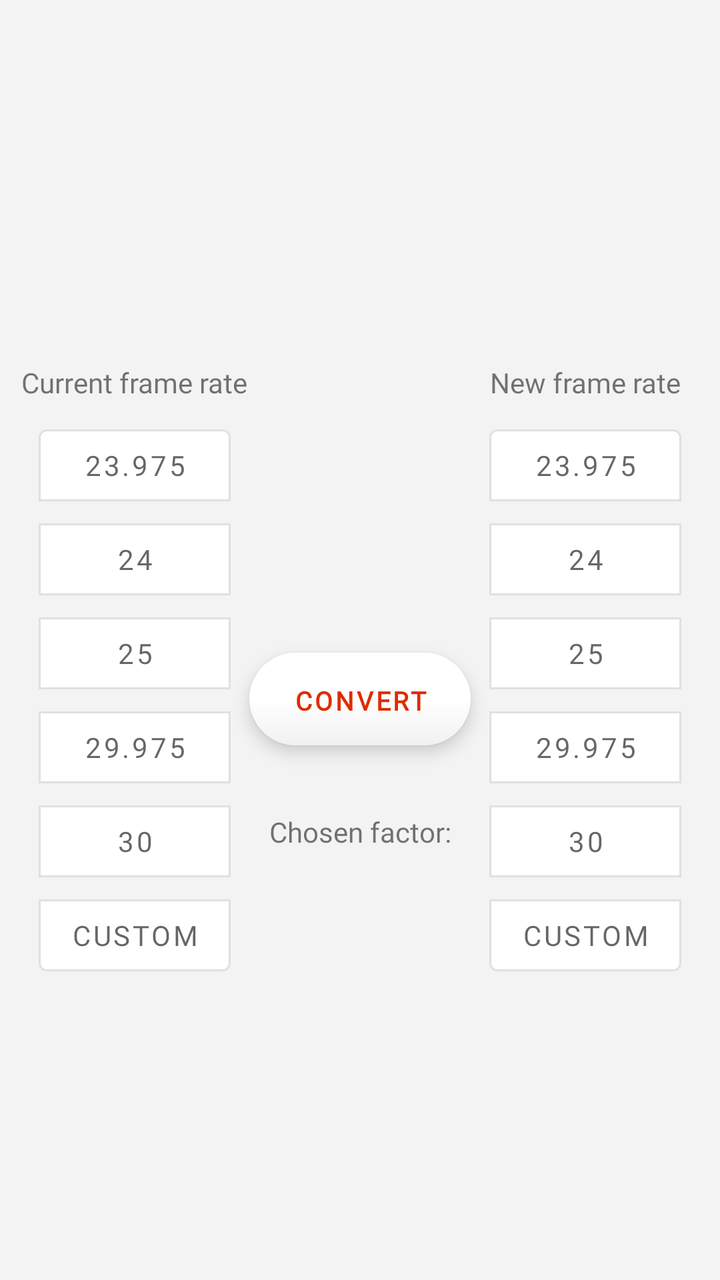
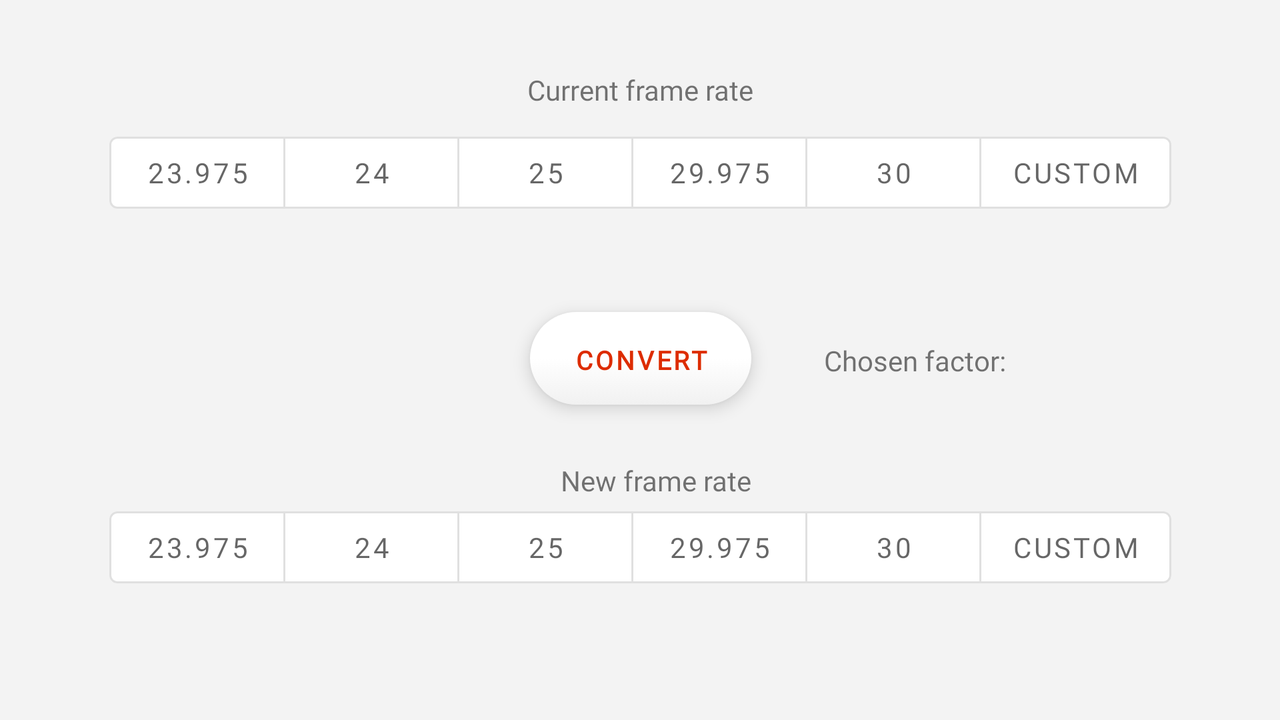

Two renders of one Android screen. The first uses the default layout on a phone; the second uses the alternative layout the repository ships for a different screen configuration, on a matching device. The two XML files are below.
<!-- AndroidManifest.xml: application theme Theme.AndroidSubtitleEditor -->
<!-- res/layout/fragment_sync_by_frame_rate.xml -->
<?xml version="1.0" encoding="utf-8"?>
<androidx.constraintlayout.widget.ConstraintLayout xmlns:android="http://schemas.android.com/apk/res/android"
    xmlns:app="http://schemas.android.com/apk/res-auto"
    xmlns:tools="http://schemas.android.com/tools"
    android:layout_width="match_parent"
    android:layout_height="match_parent"
    android:background="?android:attr/colorBackground">

    <EditText
        android:id="@+id/custom_after1"
        android:layout_width="wrap_content"
        android:layout_height="wrap_content"
        android:layout_marginTop="8dp"
        android:hint="@string/_00"
        android:inputType="numberDecimal"
        android:maxLength="6"
        android:text=""
        android:visibility="invisible"
        app:layout_constraintEnd_toEndOf="@+id/after_choice"
        app:layout_constraintStart_toStartOf="@+id/after_choice"
        app:layout_constraintTop_toBottomOf="@+id/after_choice"
        android:importantForAutofill="no" />

    <TextView
        android:id="@+id/convert"
        android:layout_width="wrap_content"
        android:layout_height="wrap_content"
        style="?android:attr/buttonStyle"
        android:text="@string/convert"
        app:layout_constraintBottom_toBottomOf="@+id/before_choice"
        app:layout_constraintEnd_toStartOf="@+id/after_choice"
        app:layout_constraintHorizontal_bias="0.5"
        app:layout_constraintStart_toEndOf="@+id/before_choice"
        app:layout_constraintTop_toTopOf="@+id/before_choice" />

    <com.google.android.material.button.MaterialButtonToggleGroup
        android:id="@+id/before_choice"
        android:layout_width="wrap_content"
        android:layout_height="wrap_content"
        android:layout_marginTop="60dp"
        android:orientation="vertical"
        app:layout_constraintBottom_toBottomOf="parent"
        app:layout_constraintEnd_toStartOf="@+id/textView29"
        app:layout_constraintHorizontal_bias="0.5"
        app:layout_constraintStart_toStartOf="parent"
        app:layout_constraintTop_toTopOf="parent"
        app:singleSelection="true">

        <Button
            android:id="@+id/before23.975"
            style="@style/Widget.MaterialComponents.Button.OutlinedButton"
            android:layout_width="match_parent"
            android:layout_height="wrap_content"
            android:text="@string/_23_975"
            android:contentDescription="@string/current_frame_rate_is_23"
            app:backgroundTint="?attr/colorSecondary"
            tools:layout_editor_absoluteX="118dp"
            tools:layout_editor_absoluteY="97dp" />

        <Button
            android:id="@+id/before24"
            style="@style/Widget.MaterialComponents.Button.OutlinedButton"
            android:layout_width="match_parent"
            android:layout_height="wrap_content"
            android:text="@string/_24"
            android:contentDescription="@string/current_frame_rate_is_24"
            app:backgroundTint="?attr/colorSecondary"
            app:layout_constraintEnd_toEndOf="@+id/before23.975"
            app:layout_constraintStart_toStartOf="@+id/before23.975"
            app:layout_constraintTop_toBottomOf="@+id/before23.975" />

        <Button
            android:id="@+id/before25"
            style="@style/Widget.MaterialComponents.Button.OutlinedButton"
            android:layout_width="match_parent"
            android:layout_height="wrap_content"
            android:text="@string/_25"
            android:contentDescription="@string/current_frame_rate_is_25"
            app:backgroundTint="?attr/colorSecondary"
            app:layout_constraintEnd_toEndOf="@+id/before24"
            app:layout_constraintHorizontal_bias="1.0"
            app:layout_constraintStart_toStartOf="@+id/before24"
            app:layout_constraintTop_toBottomOf="@+id/before24" />

        <Button
            android:id="@+id/before29.975"
            style="@style/Widget.MaterialComponents.Button.OutlinedButton"
            android:layout_width="match_parent"
            android:layout_height="wrap_content"
            android:text="@string/_29_975"
            android:contentDescription="@string/current_frame_rate_is_29_975"
            app:backgroundTint="?attr/colorSecondary"
            app:layout_constraintEnd_toEndOf="@+id/before25"
            app:layout_constraintHorizontal_bias="0.0"
            app:layout_constraintStart_toStartOf="@+id/before25"
            app:layout_constraintTop_toBottomOf="@+id/before25" />

        <Button
            android:id="@+id/before30"
            style="@style/Widget.MaterialComponents.Button.OutlinedButton"
            android:layout_width="match_parent"
            android:layout_height="wrap_content"
            android:text="@string/_30"
            android:contentDescription="@string/current_frame_rate_is_30"
            app:backgroundTint="?attr/colorSecondary"
            app:layout_constraintEnd_toEndOf="@+id/before29.975"
            app:layout_constraintStart_toStartOf="@+id/before29.975"
            app:layout_constraintTop_toBottomOf="@+id/before29.975" />

        <Button
            android:id="@+id/custom_before"
            style="@style/Widget.MaterialComponents.Button.OutlinedButton"
            android:layout_width="wrap_content"
            android:layout_height="wrap_content"
            android:layout_marginTop="32dp"
            android:contentDescription="@string/activate_custom_before_frame_rate"
            app:backgroundTint="?attr/colorSecondary"
            android:text="@string/custom" />
    </com.google.android.material.button.MaterialButtonToggleGroup>

    <com.google.android.material.button.MaterialButtonToggleGroup
        android:id="@+id/after_choice"
        android:layout_width="wrap_content"
        android:layout_height="wrap_content"
        android:orientation="vertical"
        app:layout_constraintEnd_toEndOf="parent"
        app:layout_constraintHorizontal_bias="0.5"
        app:layout_constraintStart_toEndOf="@+id/textView29"
        app:layout_constraintTop_toTopOf="@+id/before_choice"
        app:singleSelection="true">

        <Button
            android:id="@+id/after23.975"
            style="@style/Widget.MaterialComponents.Button.OutlinedButton"
            android:layout_width="match_parent"
            android:layout_height="wrap_content"
            android:text="@string/_23_975"
            app:backgroundTint="?attr/colorSecondary"
            tools:layout_editor_absoluteX="118dp"
            tools:layout_editor_absoluteY="97dp" />

        <Button
            android:id="@+id/after24"
            style="@style/Widget.MaterialComponents.Button.OutlinedButton"
            android:layout_width="match_parent"
            android:layout_height="wrap_content"
            android:text="@string/_24"
            app:backgroundTint="?attr/colorSecondary"
            app:layout_constraintEnd_toEndOf="@+id/before23.975"
            app:layout_constraintStart_toStartOf="@+id/before23.975"
            app:layout_constraintTop_toBottomOf="@+id/before23.975" />

        <Button
            android:id="@+id/after25"
            style="@style/Widget.MaterialComponents.Button.OutlinedButton"
            android:layout_width="match_parent"
            android:layout_height="wrap_content"
            android:text="@string/_25"
            app:backgroundTint="?attr/colorSecondary"
            app:layout_constraintEnd_toEndOf="@+id/before24"
            app:layout_constraintHorizontal_bias="1.0"
            app:layout_constraintStart_toStartOf="@+id/before24"
            app:layout_constraintTop_toBottomOf="@+id/before24" />

        <Button
            android:id="@+id/after29.975"
            style="@style/Widget.MaterialComponents.Button.OutlinedButton"
            android:layout_width="match_parent"
            android:layout_height="wrap_content"
            android:text="@string/_29_975"
            app:backgroundTint="?attr/colorSecondary"
            app:layout_constraintEnd_toEndOf="@+id/before25"
            app:layout_constraintHorizontal_bias="0.0"
            app:layout_constraintStart_toStartOf="@+id/before25"
            app:layout_constraintTop_toBottomOf="@+id/before25" />

        <Button
            android:id="@+id/after30"
            style="@style/Widget.MaterialComponents.Button.OutlinedButton"
            android:layout_width="match_parent"
            android:layout_height="wrap_content"
            android:text="@string/_30"
            app:backgroundTint="?attr/colorSecondary"
            app:layout_constraintEnd_toEndOf="@+id/before29.975"
            app:layout_constraintStart_toStartOf="@+id/before29.975"
            app:layout_constraintTop_toBottomOf="@+id/before29.975" />

        <Button
            android:id="@+id/custom_after"
            style="@style/Widget.MaterialComponents.Button.OutlinedButton"
            android:layout_width="wrap_content"
            android:layout_height="wrap_content"
            android:layout_marginTop="32dp"
            app:backgroundTint="?attr/colorSecondary"
            android:text="@string/custom" />
    </com.google.android.material.button.MaterialButtonToggleGroup>

    <TextView
        android:id="@+id/textView29"
        android:layout_width="wrap_content"
        android:layout_height="wrap_content"
        android:layout_marginTop="32dp"
        android:text="@string/chosen_factor"
        app:layout_constraintEnd_toEndOf="@+id/convert"
        app:layout_constraintStart_toStartOf="@+id/convert"
        app:layout_constraintTop_toBottomOf="@+id/convert" />

    <TextView
        android:id="@+id/factor"
        android:layout_width="wrap_content"
        android:layout_height="wrap_content"
        android:maxLength="10"

        app:layout_constraintEnd_toEndOf="@+id/textView29"
        app:layout_constraintStart_toStartOf="@+id/textView29"
        app:layout_constraintTop_toBottomOf="@+id/textView29" />

    <TextView
        android:id="@+id/textView31"
        android:layout_width="wrap_content"
        android:layout_height="wrap_content"
        android:layout_marginBottom="8dp"
        android:text="@string/current_frame_rate"
        app:layout_constraintBottom_toTopOf="@+id/before_choice"
        app:layout_constraintEnd_toEndOf="@+id/before_choice"
        app:layout_constraintStart_toStartOf="@+id/before_choice" />

    <TextView
        android:id="@+id/textView32"
        android:layout_width="wrap_content"
        android:layout_height="wrap_content"
        android:layout_marginBottom="8dp"
        android:text="@string/new_frame_rate"
        app:layout_constraintBottom_toTopOf="@+id/after_choice"
        app:layout_constraintEnd_toEndOf="@+id/after_choice"
        app:layout_constraintStart_toStartOf="@+id/after_choice" />

    <EditText
        android:id="@+id/custom_before1"
        android:layout_width="wrap_content"
        android:layout_height="wrap_content"
        android:layout_marginTop="8dp"
        android:hint="@string/_00"
        android:inputType="numberDecimal"
        android:maxLength="6"
        android:text=""
        android:visibility="invisible"
        app:layout_constraintEnd_toEndOf="@+id/before_choice"
        app:layout_constraintStart_toStartOf="@+id/before_choice"
        app:layout_constraintTop_toBottomOf="@+id/before_choice"
        android:importantForAutofill="no" />
</androidx.constraintlayout.widget.ConstraintLayout>
<!-- resources referenced by this layout -->
<resources>
  <string name="_00">00</string>
  <string name="_23_975">23.975</string>
  <string name="_24">24</string>
  <string name="_25">25</string>
  <string name="_29_975">29.975</string>
  <string name="_30">30</string>
  <string name="activate_custom_before_frame_rate">Activate custom before frame rate</string>
  <string name="chosen_factor">Chosen factor:</string>
  <string name="convert">Convert</string>
  <string name="current_frame_rate">Current frame rate</string>
  <string name="current_frame_rate_is_23">Current frame rate is 23</string>
  <string name="current_frame_rate_is_24">Current frame rate is 24</string>
  <string name="current_frame_rate_is_25">Current frame rate is 25</string>
  <string name="current_frame_rate_is_29_975">Current frame rate is 29.975</string>
  <string name="current_frame_rate_is_30">Current frame rate is 30</string>
  <string name="custom">Custom</string>
  <string name="new_frame_rate">New frame rate</string>
  <style name="Theme.AndroidSubtitleEditor" parent="Theme.MaterialComponents.DayNight.NoActionBar">
          
          <item name="colorPrimary">@color/orange_button_text</item>
          <item name="colorPrimaryVariant">@color/black</item>
          <item name="colorOnPrimary">@color/black</item>
          
          <item name="buttonStyle">@style/EditStyle</item>
          <item name="android:buttonStyle">@style/regularButtonStyle</item>
          <item name="colorSecondary">@color/white</item>
          <item name="colorAccent">@color/orange_button_text</item>
          <item name="colorPrimaryDark">@color/black</item>
          <item name="colorSecondaryVariant">@color/white</item>
          <item name="colorOnSecondary">@color/black</item>
          <item name="android:colorBackground">@color/grey_alternative</item>
          <item name="colorOnBackground">@color/grey_alternative</item>
          <item name="fontFamily">@font/proxima_nova_regular</item>
  
  
  
  
  
          
          <item name="android:statusBarColor" tools:targetApi="l">?attr/colorPrimaryVariant</item>
          
      </style>
  <color name="orange_button_text">#DD2C00</color>
  <color name="black">#FF000000</color>
  <style name="EditStyle" parent="TextAppearance.AppCompat">
          <item name="android:textColor">@color/black</item>
          <item name="android:background">@drawable/shadow_regular</item>
          <item name="android:backgroundTint">@color/white</item>
          <item name="android:textSize">18sp</item>
          <item name="android:fontFamily">@font/proxima_nova_regular</item>
      </style>
  <style name="regularButtonStyle" parent="@android:style/Widget.Button.Small">
          <item name="android:textColor">?android:attr/colorPrimary</item>
          <item name="android:textSize">13sp</item>
          <item name="textAllCaps">true</item>
          <item name="android:textStyle">bold</item>
          <item name="android:elevation">5dp</item>
          <item name="android:minHeight">48dp</item>
          <item name="android:layout_height">5dp</item>
          <item name="android:letterSpacing">0.1</item>
          <item name="android:background">@drawable/shadow_regular</item>
          <item name="android:fontFamily">@font/proxima_nova_regular</item>
      </style>
  <color name="white">#FFFFFFFF</color>
  <color name="grey_alternative">#f3f3f3</color>
</resources>
<!-- res/layout-land/fragment_sync_by_frame_rate.xml (the repository's variant of the layout above) -->
<!-- drawn on the phone turned sideways -->
<?xml version="1.0" encoding="utf-8"?>
<androidx.constraintlayout.widget.ConstraintLayout xmlns:android="http://schemas.android.com/apk/res/android"
    xmlns:app="http://schemas.android.com/apk/res-auto"
    xmlns:tools="http://schemas.android.com/tools"
    android:layout_width="match_parent"
    android:layout_height="match_parent"
    android:background="?android:attr/colorBackground">

    <EditText
        android:id="@+id/custom_after1"
        android:layout_width="wrap_content"
        android:layout_height="wrap_content"
        android:layout_marginStart="16dp"
        android:hint="@string/_00"
        android:importantForAutofill="no"
        android:inputType="numberDecimal"
        android:maxLength="6"
        android:text=""
        android:visibility="invisible"
        app:layout_constraintBottom_toBottomOf="@+id/after_choice"
        app:layout_constraintStart_toEndOf="@+id/after_choice"
        app:layout_constraintTop_toTopOf="@+id/after_choice" />

    <TextView
        android:id="@+id/convert"
        style="?android:attr/buttonStyle"
        android:layout_width="wrap_content"
        android:layout_height="wrap_content"

        android:text="@string/convert"

        app:layout_constraintBottom_toTopOf="@+id/after_choice"
        app:layout_constraintEnd_toEndOf="@+id/before_choice"
        app:layout_constraintStart_toStartOf="@+id/before_choice"
        app:layout_constraintTop_toBottomOf="@+id/before_choice"
        app:layout_constraintVertical_bias="0.5" />

    <com.google.android.material.button.MaterialButtonToggleGroup
        android:id="@+id/before_choice"
        android:layout_width="wrap_content"
        android:layout_height="wrap_content"
        android:orientation="horizontal"
        app:layout_constraintBottom_toBottomOf="parent"
        app:layout_constraintEnd_toEndOf="parent"
        app:layout_constraintStart_toStartOf="parent"
        app:layout_constraintTop_toTopOf="parent"
        app:layout_constraintVertical_bias="0.20"
        app:singleSelection="true">

        <Button
            android:id="@+id/before23.975"
            style="@style/Widget.MaterialComponents.Button.OutlinedButton"
            android:layout_width="match_parent"
            android:layout_height="wrap_content"
            android:text="@string/_23_975"
            android:contentDescription="@string/current_frame_rate_is_23"
            app:backgroundTint="?attr/colorSecondary"
            tools:layout_editor_absoluteX="118dp"
            tools:layout_editor_absoluteY="97dp" />

        <Button
            android:id="@+id/before24"
            style="@style/Widget.MaterialComponents.Button.OutlinedButton"
            android:layout_width="match_parent"
            android:layout_height="wrap_content"
            android:text="@string/_24"
            android:contentDescription="@string/current_frame_rate_is_24"
            app:backgroundTint="?attr/colorSecondary"
            app:layout_constraintEnd_toEndOf="@+id/before23.975"
            app:layout_constraintStart_toStartOf="@+id/before23.975"
            app:layout_constraintTop_toBottomOf="@+id/before23.975" />

        <Button
            android:id="@+id/before25"
            style="@style/Widget.MaterialComponents.Button.OutlinedButton"
            android:layout_width="match_parent"
            android:layout_height="wrap_content"
            android:text="@string/_25"
            android:contentDescription="@string/current_frame_rate_is_25"
            app:backgroundTint="?attr/colorSecondary"
            app:layout_constraintEnd_toEndOf="@+id/before24"
            app:layout_constraintHorizontal_bias="1.0"
            app:layout_constraintStart_toStartOf="@+id/before24"
            app:layout_constraintTop_toBottomOf="@+id/before24" />

        <Button
            android:id="@+id/before29.975"
            style="@style/Widget.MaterialComponents.Button.OutlinedButton"
            android:layout_width="match_parent"
            android:layout_height="wrap_content"
            android:text="@string/_29_975"
            android:contentDescription="@string/current_frame_rate_is_29_975"
            app:backgroundTint="?attr/colorSecondary"
            app:layout_constraintEnd_toEndOf="@+id/before25"
            app:layout_constraintHorizontal_bias="0.0"
            app:layout_constraintStart_toStartOf="@+id/before25"
            app:layout_constraintTop_toBottomOf="@+id/before25" />

        <Button
            android:id="@+id/before30"
            style="@style/Widget.MaterialComponents.Button.OutlinedButton"
            android:layout_width="match_parent"
            android:layout_height="wrap_content"
            android:text="@string/_30"
            android:contentDescription="@string/current_frame_rate_is_30"
            app:backgroundTint="?attr/colorSecondary"
            app:layout_constraintEnd_toEndOf="@+id/before29.975"
            app:layout_constraintStart_toStartOf="@+id/before29.975"
            app:layout_constraintTop_toBottomOf="@+id/before29.975" />

        <Button
            android:id="@+id/custom_before"
            style="@style/Widget.MaterialComponents.Button.OutlinedButton"
            android:layout_width="wrap_content"
            android:layout_height="wrap_content"
            android:layout_marginTop="32dp"
            android:text="@string/custom"
            android:contentDescription="@string/activate_custom_before_frame_rate"
            app:backgroundTint="?attr/colorSecondary" />
    </com.google.android.material.button.MaterialButtonToggleGroup>

    <com.google.android.material.button.MaterialButtonToggleGroup
        android:id="@+id/after_choice"
        android:layout_width="wrap_content"
        android:layout_height="wrap_content"
        android:orientation="horizontal"
        app:layout_constraintBottom_toBottomOf="parent"
        app:layout_constraintEnd_toEndOf="parent"
        app:layout_constraintHorizontal_bias="0.5"
        app:layout_constraintStart_toStartOf="parent"
        app:layout_constraintTop_toTopOf="parent"
        app:layout_constraintVertical_bias="0.80"
        app:singleSelection="true">

        <Button
            android:id="@+id/after23.975"
            style="@style/Widget.MaterialComponents.Button.OutlinedButton"
            android:layout_width="match_parent"
            android:layout_height="wrap_content"
            android:text="@string/_23_975"
            app:backgroundTint="?attr/colorSecondary"
            tools:layout_editor_absoluteX="118dp"
            tools:layout_editor_absoluteY="97dp" />

        <Button
            android:id="@+id/after24"
            style="@style/Widget.MaterialComponents.Button.OutlinedButton"
            android:layout_width="match_parent"
            android:layout_height="wrap_content"
            android:text="@string/_24"
            app:backgroundTint="?attr/colorSecondary"
            app:layout_constraintEnd_toEndOf="@+id/before23.975"
            app:layout_constraintStart_toStartOf="@+id/before23.975"
            app:layout_constraintTop_toBottomOf="@+id/before23.975" />

        <Button
            android:id="@+id/after25"
            style="@style/Widget.MaterialComponents.Button.OutlinedButton"
            android:layout_width="match_parent"
            android:layout_height="wrap_content"
            android:text="@string/_25"
            app:backgroundTint="?attr/colorSecondary"
            app:layout_constraintEnd_toEndOf="@+id/before24"
            app:layout_constraintHorizontal_bias="1.0"
            app:layout_constraintStart_toStartOf="@+id/before24"
            app:layout_constraintTop_toBottomOf="@+id/before24" />

        <Button
            android:id="@+id/after29.975"
            style="@style/Widget.MaterialComponents.Button.OutlinedButton"
            android:layout_width="match_parent"
            android:layout_height="wrap_content"
            android:text="@string/_29_975"
            app:backgroundTint="?attr/colorSecondary"
            app:layout_constraintEnd_toEndOf="@+id/before25"
            app:layout_constraintHorizontal_bias="0.0"
            app:layout_constraintStart_toStartOf="@+id/before25"
            app:layout_constraintTop_toBottomOf="@+id/before25" />

        <Button
            android:id="@+id/after30"
            style="@style/Widget.MaterialComponents.Button.OutlinedButton"
            android:layout_width="match_parent"
            android:layout_height="wrap_content"
            android:text="@string/_30"
            app:backgroundTint="?attr/colorSecondary"
            app:layout_constraintEnd_toEndOf="@+id/before29.975"
            app:layout_constraintStart_toStartOf="@+id/before29.975"
            app:layout_constraintTop_toBottomOf="@+id/before29.975" />

        <Button
            android:id="@+id/custom_after"
            style="@style/Widget.MaterialComponents.Button.OutlinedButton"
            android:layout_width="wrap_content"
            android:layout_height="wrap_content"
            android:layout_marginTop="32dp"
            android:text="@string/custom"
            app:backgroundTint="?attr/colorSecondary" />
    </com.google.android.material.button.MaterialButtonToggleGroup>

    <TextView
        android:id="@+id/textView29"
        android:layout_width="wrap_content"
        android:layout_height="wrap_content"
        android:text="@string/chosen_factor"
        app:layout_constraintBottom_toBottomOf="@+id/textView32"
        app:layout_constraintEnd_toEndOf="parent"
        app:layout_constraintHorizontal_bias="0.21"
        app:layout_constraintStart_toEndOf="@+id/convert"
        app:layout_constraintTop_toBottomOf="@+id/before_choice"
        app:layout_constraintVertical_bias="0.50" />

    <TextView
        android:id="@+id/factor"
        android:layout_width="wrap_content"
        android:layout_height="wrap_content"
        android:layout_marginStart="8dp"
        android:maxLength="10"
        app:layout_constraintBottom_toBottomOf="@+id/textView29"
        app:layout_constraintStart_toEndOf="@+id/textView29"
        app:layout_constraintTop_toTopOf="@+id/textView29" />

    <TextView
        android:id="@+id/textView31"
        android:layout_width="wrap_content"
        android:layout_height="wrap_content"
        android:layout_marginBottom="8dp"
        android:text="@string/current_frame_rate"
        app:layout_constraintBottom_toTopOf="@+id/before_choice"
        app:layout_constraintEnd_toEndOf="@+id/before_choice"
        app:layout_constraintStart_toStartOf="@+id/before_choice" />

    <TextView
        android:id="@+id/textView32"
        android:layout_width="wrap_content"
        android:layout_height="wrap_content"
        android:text="@string/new_frame_rate"
        app:layout_constraintBottom_toTopOf="@+id/after_choice"
        app:layout_constraintEnd_toStartOf="@+id/custom_after1"
        app:layout_constraintStart_toStartOf="@+id/after_choice" />

    <EditText
        android:id="@+id/custom_before1"
        android:layout_width="wrap_content"
        android:layout_height="wrap_content"
        android:layout_marginStart="16dp"
        android:hint="@string/_00"
        android:importantForAutofill="no"
        android:inputType="numberDecimal"
        android:maxLength="6"
        android:text=""
        android:visibility="invisible"
        app:layout_constraintBottom_toBottomOf="@+id/before_choice"
        app:layout_constraintStart_toEndOf="@+id/before_choice"
        app:layout_constraintTop_toTopOf="@+id/before_choice" />
</androidx.constraintlayout.widget.ConstraintLayout>
